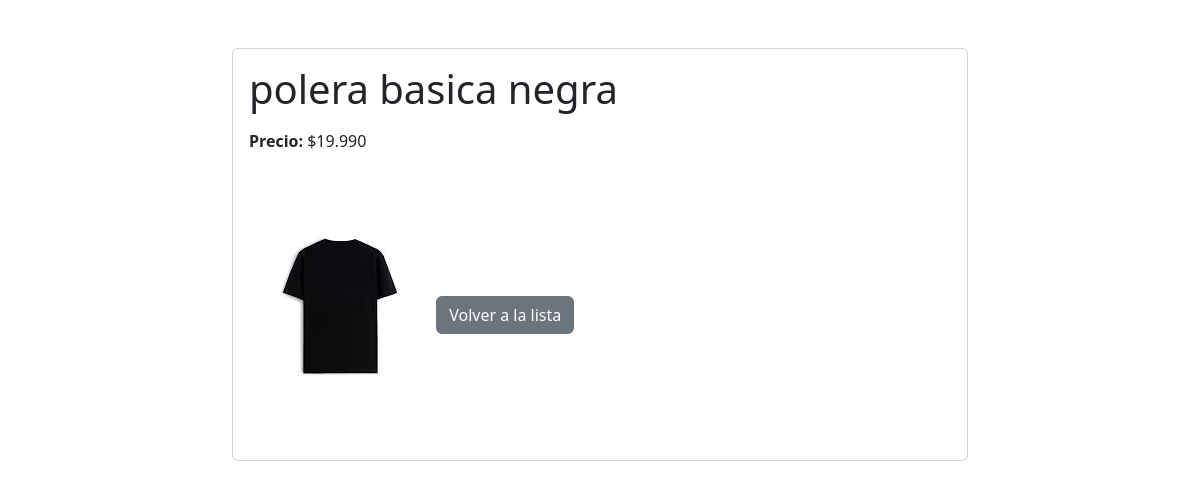
Page /producto/3/ on the earlier database version.
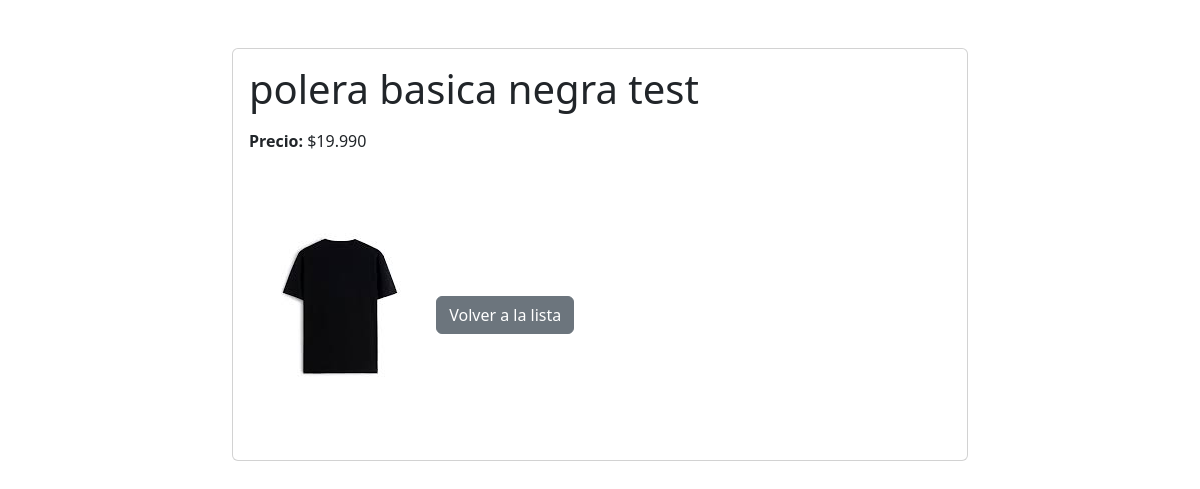
Same page on the later database version.
### elism/models.py (models this page shows, shortened)
class Producto(models.Model):
    nombre = models.CharField(max_length=100)
    precio = models.DecimalField(max_digits=10, decimal_places=3)
    imagen = models.ImageField(upload_to='products/', default='products/default.png')

### elism/views.py (the view)
# urls.py: path('producto/<int:pk>/', views.producto_detail, name='producto_detail'),
def producto_detail(request, pk):
    producto = get_object_or_404(Producto, pk=pk)
    return render(request, 'producto_detail.html', {'producto': producto})

### elism/templates/producto_detail.html (shortened to what this page needs)
<!DOCTYPE html>
<html>
<head>
    <link rel="stylesheet" href="https://cdn.jsdelivr.net/npm/bootstrap@5.3.2/dist/css/bootstrap.min.css">
</head>
<body>
    <div class="container mt-5">
        <div class="row justify-content-center">
            <div class="col-md-8">
                <div class="card">
                    <div class="card-body">
                        <h1 class="card-title">{{ producto.nombre }}</h1>
                        <p class="card-text"><strong>Precio:</strong> ${{ producto.precio }}</p>
                        {% if producto.imagen %}
                            <img src="{{ producto.imagen.url }}" alt="{{ producto.nombre }}" class="img-fluid" style="max-width: 100%; height: auto;">
                        {% else %}
                            <p>Imagen no disponible</p>
                        {% endif %}
                        <a href="{% url 'crud' %}" class="btn btn-secondary mt-3">Volver a la lista</a>
                    </div>
                </div>
            </div>
        </div>
    </div>
</body>
</html>

Differences in the rows shown:
changed Producto: nombre "polera basica negra" → "polera basica negra test"
